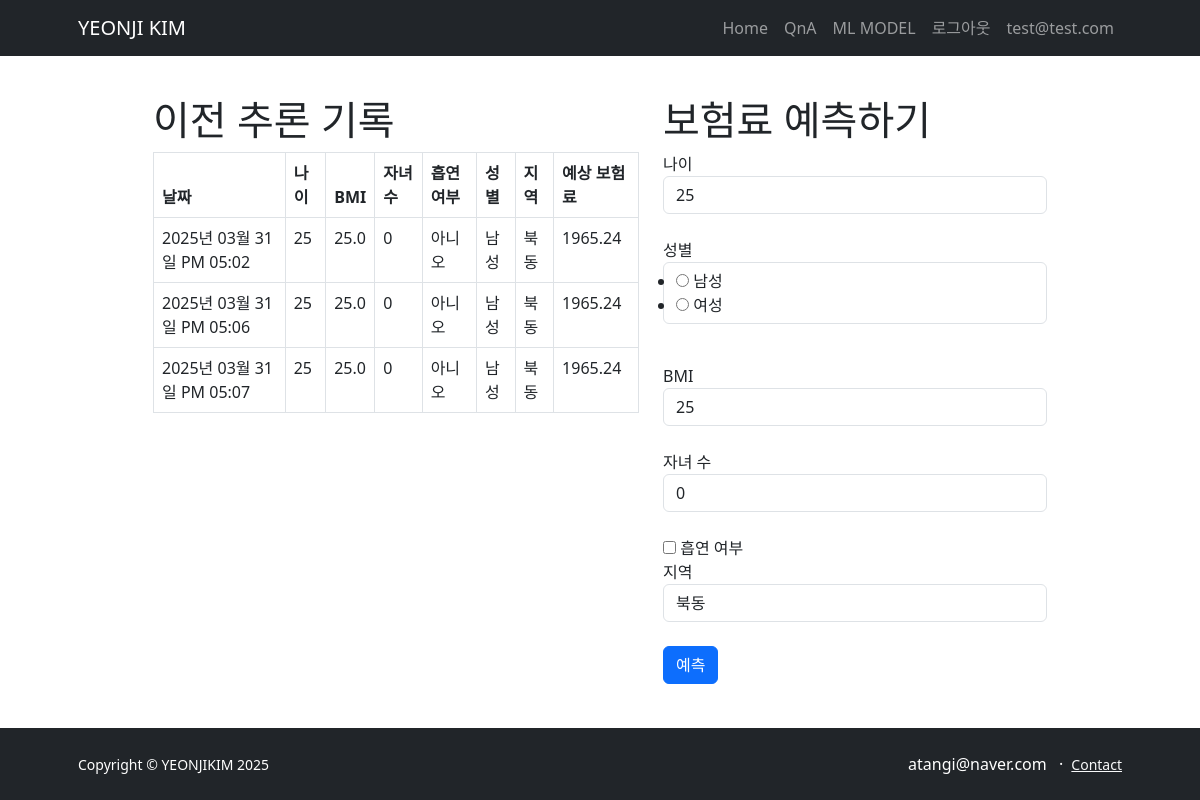
Screenshot of /ml/ (signed in) with the database file from the repository.
### board/models.py (models this page shows)
class User(db.Model):
    id = db.Column(db.Integer, primary_key=True)
    username = db.Column(db.String(8), nullable=False, unique=True)
    password = db.Column(db.String(25), nullable=False)
    email = db.Column(db.String(100), unique=True, nullable=False)

### ml_model/models.py (models this page shows)
class Insurance(db.Model):
    id = db.Column(db.Integer, primary_key=True)
    age = db.Column(db.Integer, nullable=False)
    bmi = db.Column(db.Float, nullable=False)
    age = db.Column(db.Integer, nullable=False)
    children = db.Column(db.Integer, nullable=False)
    smoker = db.Column(db.Boolean, nullable=False)
    create_date = db.Column(db.DateTime(), nullable=False, default=datetime.now)
    sex = db.Column(db.String(10), nullable=False)
    region = db.Column(db.String(10), nullable=False)
    expected_insurance_fee = db.Column(db.Float, nullable=False)
    user_id = db.Column(db.Integer, db.ForeignKey('user.id', ondelete='CASCADE'), nullable=False)
    user = db.relationship('User', backref=db.backref('inference_set'))

### ml_model/ml_views.py (the view, shortened to what this page needs)
@mlbp.route('/', methods=['GET', 'POST'])
@login_required
def inference():
    form = InsuranceForm()  # forms.py에 정의된 폼 객체 생성
    previous_results= Insurance.query.filter_by(user_id=g.user.id).all()
    return render_template('ml_model/form.html', form=form, results=previous_results)

### ml_model/forms.py
class InsuranceForm(FlaskForm):
    age = IntegerField('나이', validators=[InputRequired(), NumberRange(min=0, max=99)], default=25)
    bmi = FloatField('BMI', validators=[InputRequired(), NumberRange(min=0.0, max=100.0)], default=25)
    children = IntegerField('자녀 수', validators=[InputRequired(), NumberRange(min=0, max=99)], default=0)
    smoker = BooleanField('흡연 여부')
    sex = RadioField('성별', choices=[('남성', '남성'), ('여성', '여성')], validators=[InputRequired()])
    region = SelectField('지역', choices=[('북동', '북동'), ('북서', '북서'), ('남동', '남동'), ('남서', '남서')], validators=[InputRequired()])
    submit = SubmitField('예측')

### board/views/auth_views.py (called while the page is built)
@auth.before_app_request
def load_logged_in_user():
    user_id = session.get('user_id')
    if user_id is None:
        g.user = None
    else:
        g.user = User.query.get(user_id)

def login_required(view):
    @functools.wraps(view)
    def wrapped_view(*args, **kwargs):
        if g.user is None:
            _next = request.url if request.method == 'GET' else ''
            return redirect(url_for('auth.login', next=_next))
        return view(*args, **kwargs)
    return wrapped_view

### filters.py (called while the page is built)
def format_datetime(value, fmt='%Y년 %m월 %d일 %p %I:%M'):
    return value.strftime(fmt)

### templates/ml_model/form.html (shortened to what this page needs)
{% extends 'base.html' %}
{% block content %}
    <div class="row justify-content-md-center">
        <div class="col-md-5 col-md-offset-2">
            <h1>이전 추론 기록</h1>
            <table class="table table-bordered">
                <thead>
                    <tr>
                        <th>날짜</th>
                        <th>나이</th>
                        <th>BMI</th>
                        <th>자녀 수</th>
                        <th>흡연 여부</th>
                        <th>성별</th>
                        <th>지역</th>
                        <th>예상 보험료</th>
                    </tr>
                </thead>
                <tbody>
                    {% for result in results %}
                    <tr>
                        <td>{{ result.create_date | date_time }}</td>
                        <td>{{ result.age }}</td>
                        <td>{{ result.bmi }}</td>
                        <td>{{ result.children }}</td>
                        <td>{{ '예' if result.smoker else '아니오' }}</td>
                        <td>{{ result.sex }}</td>
                        <td>{{ result.region }}</td>
                        <td>{{ result.expected_insurance_fee | round(2) }}</td>
                    </tr>
                    {% endfor %}
                </tbody>
            </table>
        </div>
        <div class="col-md-4"">
            <h1>보험료 예측하기</h1>
            <form method="post">
                {{ form.age.label }} {{ form.age(size=2, class="form-control") }} <br>
                {{ form.sex.label }} {{ form.sex(class="form-control") }} <br>
                {{ form.bmi.label }} {{ form.bmi(class="form-control") }} <br>
                {{ form.children.label }} {{ form.children(size=2, class="form-control") }} <br>
                {{ form.smoker }} {{ form.smoker.label }} <br>
                {{ form.region.label }} {{ form.region(class="form-control") }} <br>
                {{ form.submit(class="btn btn-primary") }}
            </form>
        </div>
    </div>
    <br><br><br>
{% endblock %}

### templates/base.html (shortened to what this page needs)
<!DOCTYPE html>
<html lang="en">
<head>
    <link href="https://cdn.jsdelivr.net/npm/bootstrap@5.3.0/dist/css/bootstrap.min.css" rel="stylesheet">
</head>
<body>
<div id="header" class="py-5">
    {% include 'navbar.html' %}
</div>
{% block content %}
{% endblock %}
    {% include 'footer.html' %}
</body>
</html>

### templates/navbar.html (shortened to what this page needs)
<nav class="navbar navbar-expand-lg navbar-dark bg-dark sticky-top">
    <div class="container px-5">
        <a class="navbar-brand">YEONJI KIM</a>
        <div class="collapse navbar-collapse" id="navbarSupportedContent">
            <ul class="navbar-nav ms-auto mb-2 mb-lg-0">
                <li class="nav-item"><a class="nav-link" href="#one">Home</a></li>
                <li class="nav-item"><a class="nav-link" href="{{ url_for('board.list')}}">QnA</a></li>
                {% if not g.user %}
                <li class="nav-item">
                    <a class="nav-link" href="{{ url_for('auth.signup') }}">회원 가입</a>
                </li>
                <li class="nav-item">
                    <a class="nav-link" href="{{ url_for('auth.login') }}">로그인</a>
                </li>
                {% else %}
                <li class="nav-item">
                    <a class="nav-link" href="{{ url_for('ml_model.inference') }}">ML MODEL</a>
                </li>
                <li class="nav-item">
                    <a class="nav-link" href="{{ url_for('auth.logout') }}">로그아웃</a>
                </li>
                <li class="nav-item">
                    <a class="nav-link" href="#">{{ g.user.email }}</a>
                </li>
                {% endif %}
            </ul>
        </div>
    </div>
</nav>

### templates/footer.html
<div id="footer" class="bg-dark py-4 mt-auto">
    <div class="container px-5">
        <div class="row align-items-center justify-content-between flex-column flex-sm-row">
            <div class="col-auto"><div class="small m-0 text-white">Copyright &copy; YEONJIKIM 2025</div></div>
            <div class="col-auto">
                <span class="text-white mx-1">atangi@naver.com</span>
                <span class="text-white mx-1">&middot;</span>
                <a class="link-light small" href="mailto:atangi@naver.com">Contact</a>
            </div>
        </div>
    </div>
</div>

### templates/base.html (style rules this page uses)
.navbar { overflow: hidden; background-color: #333; position: fixed; top: 0; width: 100%; }
#footer { overflow: hidden; background-color: #333; position: fixed; left: 0; right: 0; bottom: 0; width: 100%; }

### rows the page displays
User: user.email "test@test.com"
Insurance: create_date "2025년 03월 31일 PM 05:02", age "25", bmi "25.0", children "0", smoker "아니오", sex "남성", region "북동", expected_insurance_fee "1965.24"
Insurance: create_date "2025년 03월 31일 PM 05:06", age "25", bmi "25.0", children "0", smoker "아니오", sex "남성", region "북동", expected_insurance_fee "1965.24"
Insurance: create_date "2025년 03월 31일 PM 05:07", age "25", bmi "25.0", children "0", smoker "아니오", sex "남성", region "북동", expected_insurance_fee "1965.24"
